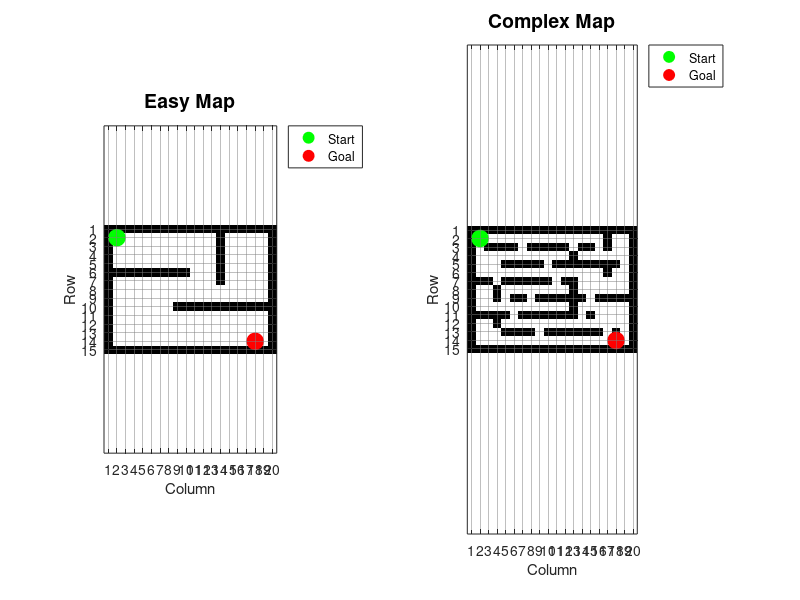

Recreate this plot in MATLAB. (Note: this script raises an error after producing the figure.)
function main_fuzzy_ga_navigation()

    %% ============================================================
    %  Mini Project: Intelligent Mobile Robot Navigation
    %  Method: Hybrid Fuzzy Logic + Genetic Algorithm
    %
    %  Grid value:
    %  0 = free space
    %  1 = obstacle / wall
    %
    %  Coordinate format:
    %  [row, column]
    %% ============================================================

    rows = 15;
    cols = 20;

    %% ===================== EASY MAP =============================
    % Easy map: minimal obstacles, simple path to goal

    easyMap = zeros(rows, cols);

    % Add boundary walls
    easyMap(1, :) = 1;
    easyMap(end, :) = 1;
    easyMap(:, 1) = 1;
    easyMap(:, end) = 1;

    % Add small obstacle walls
    easyMap(6, 2:10) = 1;
    easyMap(10, 9:19) = 1;
    easyMap(2:7, 14) = 1;

    % Define start and goal point
    startEasy = [2, 2];
    goalEasy  = [14, 18];

    % Make sure start and goal are free space
    easyMap(startEasy(1), startEasy(2)) = 0;
    easyMap(goalEasy(1), goalEasy(2)) = 0;


    %% ===================== COMPLEX MAP ==========================
    % Complex map: more walls, maze-like structure, but goal is reachable

    complexMap = zeros(rows, cols);

    % Add boundary walls
    complexMap(1, :) = 1;
    complexMap(end, :) = 1;
    complexMap(:, 1) = 1;
    complexMap(:, end) = 1;

    % Add internal maze walls
    complexMap(3, 3:15) = 1;
    complexMap(5, 5:18) = 1;
    complexMap(7, 2:12) = 1;
    complexMap(9, 6:19) = 1;
    complexMap(11, 2:15) = 1;
    complexMap(13, 5:18) = 1;

    % Create openings so robot can pass
    complexMap(3, 7) = 0;
    complexMap(3, 13) = 0;

    complexMap(5, 10) = 0;
    complexMap(5, 17) = 0;

    complexMap(7, 4) = 0;
    complexMap(7, 11) = 0;

    complexMap(9, 8) = 0;
    complexMap(9, 15) = 0;

    complexMap(11, 6) = 0;
    complexMap(11, 14) = 0;

    complexMap(13, 9) = 0;
    complexMap(13, 17) = 0;

    % Add vertical walls for more complexity
    complexMap(2:6, 17) = 1;
    complexMap(8:12, 4) = 1;
    complexMap(4:10, 13) = 1;

    % Create openings in vertical walls
    complexMap(4, 17) = 0;
    complexMap(10, 4) = 0;
    complexMap(6, 13) = 0;

    % Define start and goal point
    startComplex = [2, 2];
    goalComplex  = [14, 18];

    % Make sure start and goal are free space
    complexMap(startComplex(1), startComplex(2)) = 0;
    complexMap(goalComplex(1), goalComplex(2)) = 0;


    %% ===================== DISPLAY ORIGINAL MAPS =================

    figure('Name', 'Original Maps');

    subplot(1, 2, 1);
    plotGridMap(easyMap, startEasy, goalEasy, 'Easy Map');

    subplot(1, 2, 2);
    plotGridMap(complexMap, startComplex, goalComplex, 'Complex Map');


    %% ===================== GA OPTIMIZATION =======================

    % The GA will optimize these fuzzy controller weights:
    % weight(1) = goal direction weight
    % weight(2) = obstacle avoidance weight
    % weight(3) = turning smoothness weight
    % weight(4) = repeated path penalty weight

    populationSize = 40;
    maxGenerations = 35;
    maxSteps = 300;

    lowerBound = [0, 0, 0, 0];
    upperBound = [5, 5, 3, 5];

    maps = {easyMap, complexMap};
    starts = {startEasy, startComplex};
    goals = {goalEasy, goalComplex};

    fprintf('\nOptimizing Fuzzy Controller using Genetic Algorithm...\n');

    bestWeights = simpleGA( ...
        maps, starts, goals, ...
        populationSize, maxGenerations, ...
        lowerBound, upperBound, maxSteps);

    fprintf('\nBest Fuzzy-GA Weights Found:\n');
    fprintf('Goal Direction Weight      = %.3f\n', bestWeights(1));
    fprintf('Obstacle Avoidance Weight  = %.3f\n', bestWeights(2));
    fprintf('Turning Smoothness Weight  = %.3f\n', bestWeights(3));
    fprintf('Repeated Path Penalty      = %.3f\n', bestWeights(4));


    %% ===================== FINAL SIMULATION ======================

    [pathEasy, metricEasy] = simulateFuzzyRobot( ...
        easyMap, startEasy, goalEasy, bestWeights, maxSteps);

    [pathComplex, metricComplex] = simulateFuzzyRobot( ...
        complexMap, startComplex, goalComplex, bestWeights, maxSteps);


    %% ===================== DISPLAY FINAL PATHS ==================

    figure('Name', 'Fuzzy-GA Navigation Result');

    subplot(1, 2, 1);
    plotGridMapWithPath(easyMap, startEasy, goalEasy, pathEasy, ...
        'Easy Map - Fuzzy-GA Path');

    subplot(1, 2, 2);
    plotGridMapWithPath(complexMap, startComplex, goalComplex, pathComplex, ...
        'Complex Map - Fuzzy-GA Path');


    %% ===================== PERFORMANCE RESULT ===================

    fprintf('\n==================== PERFORMANCE RESULT ====================\n');

    fprintf('\nEasy Map Result:\n');
    disp(metricEasy);

    fprintf('\nComplex Map Result:\n');
    disp(metricComplex);
end

%% ============================================================
%                 LOCAL FUNCTIONS (SUPPORTING CODE)
%% ============================================================

function bestWeights = simpleGA(maps, starts, goals, populationSize, maxGenerations, lowerBound, upperBound, maxSteps)

    numberOfWeights = length(lowerBound);

    % Random initial population
    population = zeros(populationSize, numberOfWeights);

    for i = 1:populationSize
        population(i, :) = lowerBound + rand(1, numberOfWeights) .* (upperBound - lowerBound);
    end

    bestFitness = -inf;
    bestWeights = population(1, :);

    for generation = 1:maxGenerations

        fitnessValues = zeros(populationSize, 1);

        for i = 1:populationSize
            fitnessValues(i) = evaluateFitness( ...
                maps, starts, goals, population(i, :), maxSteps);
        end

        % Find best individual
        [currentBestFitness, bestIndex] = max(fitnessValues);

        if currentBestFitness > bestFitness
            bestFitness = currentBestFitness;
            bestWeights = population(bestIndex, :);
        end

        fprintf('Generation %02d | Best Fitness = %.2f\n', generation, bestFitness);

        % Create new population
        newPopulation = zeros(size(population));

        % Elitism: keep the best solution
        newPopulation(1, :) = bestWeights;

        for i = 2:populationSize

            % Selection
            parent1 = tournamentSelection(population, fitnessValues);
            parent2 = tournamentSelection(population, fitnessValues);

            % Crossover
            alpha = rand;
            child = alpha .* parent1 + (1 - alpha) .* parent2;

            % Mutation
            mutationRate = 0.30;

            if rand < mutationRate
                mutationStrength = 0.40;
                child = child + mutationStrength .* randn(1, numberOfWeights);
            end

            % Keep inside limits
            child = max(child, lowerBound);
            child = min(child, upperBound);

            newPopulation(i, :) = child;
        end

        population = newPopulation;
    end
end


function selectedParent = tournamentSelection(population, fitnessValues)

    tournamentSize = 3;
    populationSize = size(population, 1);

    randomIndex = randi(populationSize, tournamentSize, 1);
    [~, bestLocalIndex] = max(fitnessValues(randomIndex));

    selectedParent = population(randomIndex(bestLocalIndex), :);
end


function fitness = evaluateFitness(maps, starts, goals, weights, maxSteps)

    fitness = 0;

    for mapIndex = 1:length(maps)

        currentMap = maps{mapIndex};
        startPoint = starts{mapIndex};
        goalPoint = goals{mapIndex};

        [~, metric] = simulateFuzzyRobot( ...
            currentMap, startPoint, goalPoint, weights, maxSteps);

        if metric.Success == 1
            mapFitness = 1000 ...
                - 3.0 * metric.PathLength ...
                - 1.5 * metric.Turns ...
                - 100 * metric.Collisions;
        end

        if metric.Success == 0
            mapFitness = -500 ...
                - 0.5 * metric.Steps ...
                - 50 * metric.FinalDistance ...
                - 100 * metric.Collisions;
        end

        fitness = fitness + mapFitness;
    end
end


function [path, metric] = simulateFuzzyRobot(map, startPoint, goalPoint, weights, maxSteps)

    % Direction format:
    % 1 = Up
    % 2 = Right
    % 3 = Down
    % 4 = Left

    directions = [
        -1,  0;   % Up
         0,  1;   % Right
         1,  0;   % Down
         0, -1    % Left
    ];

    currentPosition = startPoint;
    currentHeading = 2; % Start facing right

    path = currentPosition;

    visited = zeros(size(map));
    visited(currentPosition(1), currentPosition(2)) = 1;

    collisions = 0;
    invalidMoves = 0;
    turns = 0;

    for step = 1:maxSteps

        if isequal(currentPosition, goalPoint)
            break;
        end

        actionScores = -inf(1, 4);

        for action = 1:4
            actionScores(action) = fuzzyActionScore( ...
                map, currentPosition, goalPoint, ...
                currentHeading, action, weights, visited);
        end

        [~, bestAction] = max(actionScores);

        nextPosition = currentPosition + directions(bestAction, :);

        % Safety check
        if isInvalidMove(map, nextPosition)
            collisions = collisions + 1;
            invalidMoves = invalidMoves + 1;
            break;
        end

        if bestAction ~= currentHeading
            turns = turns + 1;
        end

        currentPosition = nextPosition;
        currentHeading = bestAction;

        visited(currentPosition(1), currentPosition(2)) = ...
            visited(currentPosition(1), currentPosition(2)) + 1;

        path = [path; currentPosition];
    end

    success = isequal(currentPosition, goalPoint);
    stepsTaken = size(path, 1) - 1;
    finalDistance = norm(currentPosition - goalPoint);

    if stepsTaken == 0
        smoothness = 0;
    else
        smoothness = turns / stepsTaken;
    end

    metric = table( ...
        success, ...
        stepsTaken, ...
        stepsTaken, ...
        collisions, ...
        invalidMoves, ...
        turns, ...
        smoothness, ...
        finalDistance, ...
        'VariableNames', { ...
        'Success', ...
        'Steps', ...
        'PathLength', ...
        'Collisions', ...
        'InvalidMoves', ...
        'Turns', ...
        'Smoothness', ...
        'FinalDistance'});
end


function score = fuzzyActionScore(map, currentPosition, goalPoint, currentHeading, action, weights, visited)

    directions = [
        -1,  0;   % Up
         0,  1;   % Right
         1,  0;   % Down
         0, -1    % Left
    ];

    nextPosition = currentPosition + directions(action, :);

    if isInvalidMove(map, nextPosition)
        score = -1e6;
        return;
    end

    %% ================= FUZZY INPUT 1: GOAL PROGRESS ==========
    currentDistance = norm(currentPosition - goalPoint);
    nextDistance = norm(nextPosition - goalPoint);

    progress = currentDistance - nextDistance;

    movingCloser = trapmfManual(progress, [0.05, 0.20, 1.00, 1.10]);
    neutralMove  = trimfManual(progress, [-0.20, 0.00, 0.20]);
    movingAway   = trapmfManual(progress, [-1.10, -1.00, -0.20, -0.05]);

    goalScore = ...
        1.00 * movingCloser + ...
        0.20 * neutralMove  - ...
        0.80 * movingAway;


    %% ============== FUZZY INPUT 2: OBSTACLE CLEARANCE ========
    sensorRange = 5;
    clearance = lookAheadDistance(map, currentPosition, action, sensorRange);

    obstacleNear = trapmfManual(clearance, [-0.10, 0.00, 1.00, 2.00]);
    obstacleMid  = trimfManual(clearance, [1.00, 3.00, 5.00]);
    obstacleFar  = trapmfManual(clearance, [3.00, 5.00, 5.10, 5.20]);

    obstacleScore = ...
        1.00 * obstacleFar + ...
        0.40 * obstacleMid - ...
        1.00 * obstacleNear;


    %% ============== FUZZY INPUT 3: TURNING SMOOTHNESS ========
    turnDifference = mod(action - currentHeading, 4);

    if turnDifference == 0
        turnScore = 1.00;      % straight
    elseif turnDifference == 2
        turnScore = -0.50;     % reverse direction
    else
        turnScore = 0.20;      % left or right turn
    end


    %% ============== REPEATED POSITION PENALTY ================
    repeatedPenalty = visited(nextPosition(1), nextPosition(2));


    %% ============== FINAL FUZZY WEIGHTED SCORE ===============
    score = ...
        weights(1) * goalScore + ...
        weights(2) * obstacleScore + ...
        weights(3) * turnScore - ...
        weights(4) * repeatedPenalty;
end


function distance = lookAheadDistance(map, currentPosition, action, sensorRange)

    directions = [
        -1,  0;   % Up
         0,  1;   % Right
         1,  0;   % Down
         0, -1    % Left
    ];

    distance = 0;

    for k = 1:sensorRange

        checkPosition = currentPosition + k .* directions(action, :);

        if isInvalidMove(map, checkPosition)
            break;
        else
            distance = distance + 1;
        end
    end
end


function invalid = isInvalidMove(map, position)

    row = position(1);
    col = position(2);

    if row < 1 || row > size(map, 1) || col < 1 || col > size(map, 2)
        invalid = true;
        return;
    end

    if map(row, col) == 1
        invalid = true;
    else
        invalid = false;
    end
end


function y = trimfManual(x, params)

    a = params(1);
    b = params(2);
    c = params(3);

    if x <= a || x >= c
        y = 0;
    elseif x == b
        y = 1;
    elseif x > a && x < b
        y = (x - a) / (b - a);
    else
        y = (c - x) / (c - b);
    end
end


function y = trapmfManual(x, params)

    a = params(1);
    b = params(2);
    c = params(3);
    d = params(4);

    if x <= a || x >= d
        y = 0;
    elseif x >= b && x <= c
        y = 1;
    elseif x > a && x < b
        y = (x - a) / (b - a);
    else
        y = (d - x) / (d - c);
    end
end


function plotGridMap(map, startPoint, goalPoint, mapTitle)

    imagesc(map);
    axis equal;
    axis tight;
    grid on;

    title(mapTitle, 'FontSize', 14, 'FontWeight', 'bold');
    xlabel('Column');
    ylabel('Row');

    colormap(gca, [1 1 1; 0 0 0]);

    hold on;

    plot(startPoint(2), startPoint(1), 'go', ...
        'MarkerSize', 12, ...
        'MarkerFaceColor', 'g');

    plot(goalPoint(2), goalPoint(1), 'ro', ...
        'MarkerSize', 12, ...
        'MarkerFaceColor', 'r');

    legend('Start', 'Goal', 'Location', 'bestoutside');

    xticks(1:size(map, 2));
    yticks(1:size(map, 1));

    set(gca, 'XGrid', 'on', 'YGrid', 'on', ...
        'GridColor', [0.5 0.5 0.5], ...
        'GridAlpha', 0.5);

    hold off;
end


function plotGridMapWithPath(map, startPoint, goalPoint, path, mapTitle)

    imagesc(map);
    axis equal;
    axis tight;
    grid on;

    title(mapTitle, 'FontSize', 14, 'FontWeight', 'bold');
    xlabel('Column');
    ylabel('Row');

    colormap(gca, [1 1 1; 0 0 0]);

    hold on;

    plot(path(:, 2), path(:, 1), 'b-', ...
        'LineWidth', 2);

    plot(path(:, 2), path(:, 1), 'bo', ...
        'MarkerSize', 4, ...
        'MarkerFaceColor', 'b');

    plot(startPoint(2), startPoint(1), 'go', ...
        'MarkerSize', 12, ...
        'MarkerFaceColor', 'g');

    plot(goalPoint(2), goalPoint(1), 'ro', ...
        'MarkerSize', 12, ...
        'MarkerFaceColor', 'r');

    legend('Path', 'Robot Steps', 'Start', 'Goal', 'Location', 'bestoutside');

    xticks(1:size(map, 2));
    yticks(1:size(map, 1));

    set(gca, 'XGrid', 'on', 'YGrid', 'on', ...
        'GridColor', [0.5 0.5 0.5], ...
        'GridAlpha', 0.5);

    hold off;
end
